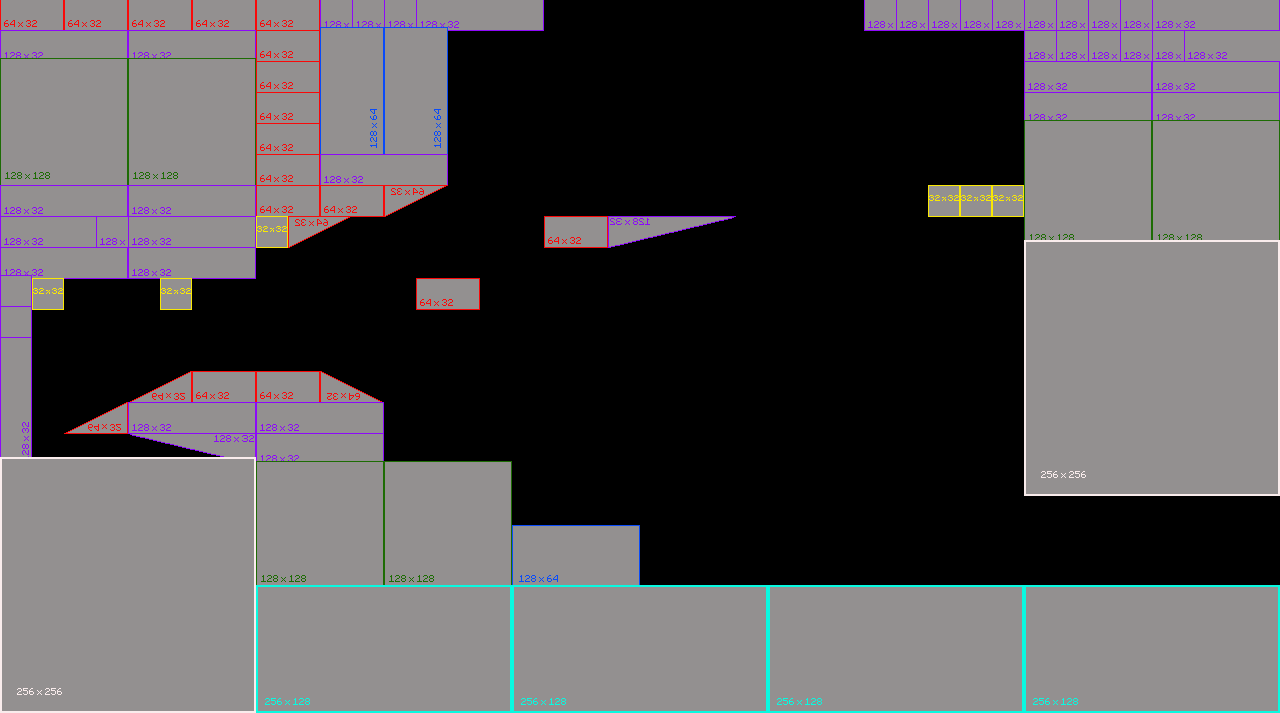

This is a level from a 2D game, rendered from its Tiled map with the project's own tilesets. A one-line summary and the complete map file follow:
An orthogonal 40x23 tile map with 32x31 px tiles, 1 tile layer (Blueprint), 8 tilesets and 39 objects.

<map version="1.9" tiledversion="1.9.2" orientation="orthogonal" renderorder="left-up" width="40" height="23" tilewidth="32" tileheight="31" infinite="0" nextlayerid="5" nextobjectid="45">
 <tileset firstgid="1" source="../Tilesets/branco.tsx" />
 <tileset firstgid="2" source="../Tilesets/roxo.tsx" />
 <tileset firstgid="66" source="../Tilesets/verde.tsx" />
 <tileset firstgid="67" source="../Tilesets/ciano.tsx" />
 <tileset firstgid="83" source="../Tilesets/Vermelho.tsx" />
 <tileset firstgid="147" source="../Tilesets/Amarelo.tsx" />
 <tileset firstgid="148" source="../Tilesets/azul.tsx" />
 <tileset firstgid="164" source="../Tilesets/triangulo_roxo.tsx" />
 <layer id="1" name="Blueprint" width="40" height="23">
  <data encoding="csv">
115,0,115,0,115,0,115,0,115,0,3,3,3,3,0,0,0,0,0,0,0,0,0,0,0,0,0,3,3,3,3,3,3,3,3,3,3,0,0,0,
3,0,0,0,3,0,0,0,115,0,0,0,0,0,0,0,0,0,0,0,0,0,0,0,0,0,0,0,0,0,0,0,3,3,3,3,3,3,0,0,
0,0,0,0,0,0,0,0,115,0,0,0,0,0,0,0,0,0,0,0,0,0,0,0,0,0,0,0,0,0,0,0,3,0,0,0,3,0,0,0,
0,0,0,0,0,0,0,0,115,0,0,0,0,0,0,0,0,0,0,0,0,0,0,0,0,0,0,0,0,0,0,0,3,0,0,0,3,0,0,0,
0,0,0,0,0,0,153,0,115,0,1610612884,0,1610612884,0,0,0,0,0,0,0,0,0,0,0,0,0,0,0,0,0,0,0,0,0,0,0,0,0,0,0,
66,0,0,0,66,0,157,0,115,0,3,0,0,0,0,0,0,0,0,0,0,0,0,0,0,0,0,0,0,0,0,0,0,0,0,0,0,0,0,0,
3,0,0,0,3,0,0,0,115,0,115,0,88,0,0,0,0,0,0,0,0,0,0,0,0,0,0,0,0,147,147,147,0,0,0,0,0,0,0,0,
3,0,0,3,3,0,0,0,147,88,0,0,0,0,0,0,0,115,0,14,0,0,0,0,0,0,0,0,0,0,0,0,66,0,0,0,66,0,0,0,
3,0,0,0,3,0,0,0,0,0,0,0,0,0,0,0,0,0,0,0,0,0,0,0,0,0,0,0,0,0,0,0,0,0,0,0,0,0,0,0,
0,147,0,0,0,147,0,0,0,0,0,0,0,115,0,0,0,0,0,0,0,0,0,0,0,0,0,0,0,0,0,0,0,0,0,0,0,0,0,0,
0,0,0,0,0,0,0,0,0,0,0,0,0,0,0,0,0,0,0,0,0,0,0,0,0,0,0,0,0,0,0,0,0,0,0,0,0,0,0,0,
0,0,0,0,0,0,0,0,0,0,0,0,0,0,0,0,0,0,0,0,0,0,0,0,0,0,0,0,0,0,0,0,0,0,0,0,0,0,0,0,
1610612739,0,0,0,3221225560,0,115,0,115,0,3221225559,0,0,0,0,0,0,0,0,0,0,0,0,0,0,0,0,0,0,0,0,0,0,0,0,0,0,0,0,0,
1610612739,0,3221225560,0,3,0,0,0,3,0,0,0,0,0,0,0,0,0,0,0,0,0,0,0,0,0,0,0,0,0,0,0,0,0,0,0,0,0,0,0,
1610612739,0,0,0,8,0,0,0,3,0,0,0,3221225636,0,0,0,0,0,0,0,0,0,0,0,0,0,0,0,0,0,0,0,0,0,0,0,0,0,0,0,
0,0,0,0,0,0,0,0,0,0,0,0,0,0,0,0,0,0,0,0,0,0,0,0,0,0,0,0,0,0,0,0,1,0,0,0,0,0,0,0,
0,0,0,0,0,0,0,0,0,0,0,0,0,0,0,0,3221225636,0,0,0,0,0,0,0,0,0,0,0,0,0,0,0,0,0,0,0,0,0,0,0,
0,0,0,0,0,0,0,0,0,0,0,0,0,0,0,0,0,0,0,0,0,0,0,0,0,0,0,0,0,0,0,0,0,0,0,0,0,0,0,0,
0,0,0,0,0,0,0,0,66,0,0,0,66,0,0,0,148,0,0,0,3221225636,0,0,0,0,0,0,0,0,0,0,0,0,0,0,0,0,0,0,0,
0,0,0,0,0,0,0,0,0,0,0,0,0,0,0,0,0,0,0,0,0,0,0,0,42,42,42,42,42,42,42,42,0,0,0,0,0,0,0,0,
0,0,0,0,0,0,0,0,0,0,0,0,0,0,0,0,0,0,0,0,0,0,0,0,42,42,42,42,42,42,42,42,0,0,0,0,0,0,0,0,
0,0,0,0,0,0,0,0,0,0,0,0,0,0,0,0,0,0,0,0,0,0,0,0,42,42,42,42,42,42,42,42,0,0,42,0,0,0,0,0,
1,0,0,0,0,0,0,0,67,0,0,0,0,0,0,0,67,0,0,0,0,0,0,0,67,42,42,42,42,42,42,42,67,0,0,0,0,0,0,0
</data>
 </layer>
 <objectgroup id="3" name="collisionMask">
  <object id="1" x="0" y="0" width="32" height="465" />
  <object id="2" x="256" y="0" width="128" height="217" />
  <object id="4" x="1024" y="0" width="256" height="496" />
  <object id="5" x="1024" y="-62" width="32" height="93" />
  <object id="6" x="1184" y="-62" />
  <object id="7" x="928" y="186" width="96" height="31" />
  <object id="8" x="768" y="589" width="512" height="124" />
  <object id="9" x="480" y="589" width="288" height="124" />
  <object id="10" x="256" y="589" width="224" height="124" />
  <object id="11" x="256" y="372" width="64" height="217" />
  <object id="12" x="320" y="403" width="64" height="186" />
  <object id="13" x="384" y="465" width="128" height="124" />
  <object id="14" x="512" y="527" width="128" height="62" />
  <object id="15" x="448" y="930" />
  <object id="16" x="416" y="279" width="64" height="31" />
  <object id="17" x="544" y="217" width="64" height="31" />
  <object id="18" x="320" y="372">
   <polygon points="0,0 64,31 0,31" />
  </object>
  <object id="19" x="608" y="217">
   <polygon points="0,0 128,0 0,31" />
  </object>
  <object id="20" x="320" y="93" />
  <object id="21" x="384" y="0" width="64" height="186" />
  <object id="22" x="448" y="0" width="96" height="31" />
  <object id="23" x="288" y="217">
   <polygon points="0,0 64,0 0,31" />
  </object>
  <object id="24" x="448" y="186">
   <polygon points="0,0 -64,0 -64,31" />
  </object>
  <object id="25" x="512" y="465">
   <polygon points="0,0 128,62 0,62" />
  </object>
  <object id="26" x="640" y="527">
   <polygon points="0,0 128,62 0,62" />
  </object>
  <object id="27" x="512" y="465">
   <polygon points="0,0 -128,-62 -128,0" />
  </object>
  <object id="32" x="0" y="279" width="32" height="186" />
  <object id="33" x="160" y="279" width="32" height="31" />
  <object id="34" x="32" y="279" width="32" height="31" />
  <object id="35" x="32" y="62" width="32" height="248" />
  <object id="36" x="32" y="0" width="224" height="186" />
  <object id="37" x="64" y="186" width="192" height="93" />
  <object id="38" x="160" y="279" width="32" height="31" />
  <object id="39" x="192" y="372" width="64" height="62" />
  <object id="40" x="128" y="403" width="64" height="31" />
  <object id="41" x="192" y="372">
   <polygon points="0,0 -64,31 0,31" />
  </object>
  <object id="42" x="128" y="403">
   <polygon points="0,0 -64,31 0,31" />
  </object>
  <object id="43" x="160" y="434">
   <polygon points="0,0 96,0 96,31" />
  </object>
  <object id="44" x="864" y="0" width="160" height="31" />
 </objectgroup>
 <objectgroup id="4" name="Objects" />
</map>
